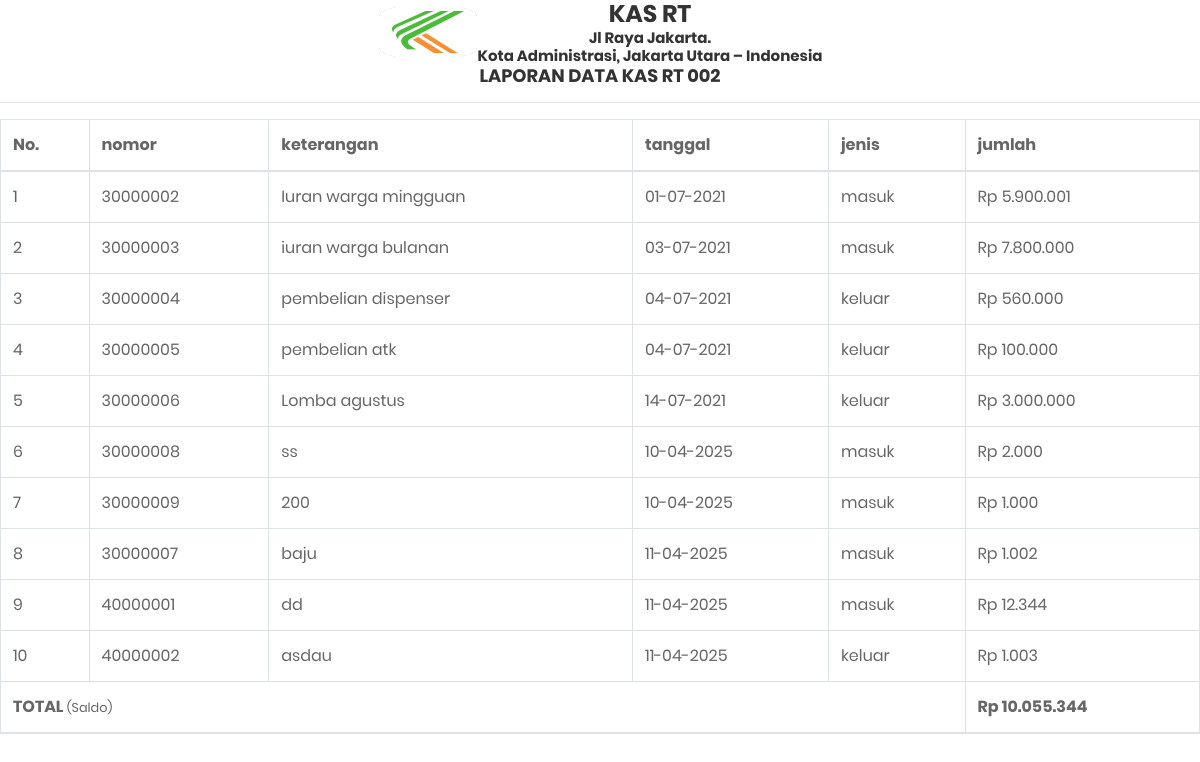
Screenshot of /index.php/kasp/lapKas with the database file from the repository.
### tables this page shows
CREATE TABLE `data_kas` (
  `idKas` int(11) NOT NULL,
  `keterangan` varchar(100) NOT NULL,
  `tanggal` date NOT NULL,
  `jumlah` varchar(50) NOT NULL,
  `jenis` varchar(20) NOT NULL
);

CREATE TABLE `data_kas1` (
  `idKas1` int(11) NOT NULL,
  `keterangan` varchar(100) NOT NULL,
  `tanggal` date NOT NULL,
  `jumlah` varchar(50) NOT NULL,
  `jenis` varchar(20) NOT NULL
);

### application/controllers/KasP.php (called while the page is built, shortened)
<?php
class KasP extends CI_Controller
{
	public function __construct()
	{
		$this->load->model('M_kas');
	}
	public function lapKas()
	{
		$data['judul'] = 'Laporan Data ';
		$data['kas'] = $this->M_kas->getKasGabungan();
		$data['masuk'] = $this->M_kas->TotalGabunganMasuk();
		$data['keluar'] = $this->M_kas->TotalGabunganKeluar();
		$data['konten'] = 'lap_kas';
		$this->load->view('laporan/lap_kas', $data);
	}
}

### index.php (called while the page is built, shortened)
<?php
require_once BASEPATH . 'core/CodeIgniter.php';

### application/models/M_kas.php (called while the page is built, shortened)
<?php
class M_kas extends CI_Model
{
	public function getKasGabungan()
	{
		$kas1 = $this->db->get('data_kas')->result();
		$kas2 = $this->db->get('data_kas1')->result();
		foreach ($kas2 as &$row) {
			$row->idKas = $row->idKas1;
		}
		$gabung = array_merge($kas1, $kas2);
		usort($gabung, function ($a, $b) {
			return strtotime($a->tanggal) - strtotime($b->tanggal);
		});
		return $gabung;
	}
}

### application/helpers/rupiah_helper.php (called while the page is built, shortened)
<?php
if (!function_exists('rupiah')) {
 function rupiah($angka){
 $hasil_rupiah = number_format($angka,0,',','.');
 return $hasil_rupiah;
 }
}

### application/views/laporan/lap_kas.php (the view, shortened to what this page needs)
<!DOCTYPE html>
<html>
<head>
	<link href="<?= base_url(); ?>assets/css/font-face.css" rel="stylesheet" media="all">
	<link href="<?= base_url(); ?>assets/vendor/font-awesome-4.7/css/font-awesome.min.css" rel="stylesheet" media="all">
	<link href="<?= base_url(); ?>assets/vendor/font-awesome-5/css/fontawesome-all.min.css" rel="stylesheet" media="all">
	<link href="<?= base_url(); ?>assets/vendor/mdi-font/css/material-design-iconic-font.min.css" rel="stylesheet" media="all">
	<link href="<?= base_url(); ?>assets/vendor/bootstrap-4.1/bootstrap.min.css" rel="stylesheet" media="all">
	<link href="<?= base_url(); ?>assets/vendor/animsition/animsition.min.css" rel="stylesheet" media="all">
	<link href="<?= base_url(); ?>assets/vendor/bootstrap-progressbar/bootstrap-progressbar-3.3.4.min.css" rel="stylesheet" media="all">
	<link href="<?= base_url(); ?>assets/vendor/wow/animate.css" rel="stylesheet" media="all">
	<link href="<?= base_url(); ?>assets/vendor/css-hamburgers/hamburgers.min.css" rel="stylesheet" media="all">
	<link href="<?= base_url(); ?>assets/vendor/slick/slick.css" rel="stylesheet" media="all">
	<link href="<?= base_url(); ?>assets/vendor/select2/select2.min.css" rel="stylesheet" media="all">
	<link href="<?= base_url(); ?>assets/vendor/perfect-scrollbar/perfect-scrollbar.css" rel="stylesheet" media="all">
	<link href="<?= base_url(); ?>assets/css/theme.css" rel="stylesheet" media="all">
</head>
<body onload="print()">
	<center>
		<table>
			<tr>
				<td>
					<img src="<?= base_url(); ?>assets/icon-home.png" style="width: 100px; height: 50px;">
				</td>
				<td>
					<center>
						<h3>KAS RT</h3>
						<h5>Jl Raya Jakarta.</h5>
						<h5>Kota Administrasi, Jakarta Utara – Indonesia</h5>
					</center>
				</td>
			</tr>
		</table>
		<h4>LAPORAN DATA KAS RT 002</h4>
	</center>
	<hr>
	<table class="table table-bordered">
		<thead>
			<tr>
				<th>No.</th>
				<th>nomor</th>
				<th>keterangan</th>
				<th>tanggal</th>
				<th>jenis</th>
				<th>jumlah</th>
			</tr>
		</thead>
		<tbody>
			<?php
			$no = 1;
			foreach ($kas as $kas) {
			?>
				<tr>
					<td><?= $no++; ?></td>
					<td><?= $kas->idKas; ?></td>
					<td><?= $kas->keterangan; ?></td>
					<td><?= date('d-m-Y', strtotime($kas->tanggal)); ?></td>
					<td><?= $kas->jenis; ?></td>
					<td class="process">Rp <?= rupiah($kas->jumlah); ?></td>
				</tr>
			<?php } ?>
		</tbody>
		<thead>
			<?php
			$saldo = $masuk - $keluar;
			?>
			<tr>
				<th colspan="5" scope="col">TOTAL <small>(Saldo)</small></th>
				<th scope="col">Rp <?= rupiah($saldo); ?></th>
			</tr>
		</thead>
	</table>
</body>
</html>

### rows the page displays
data_kas: idKas "30000002", keterangan "Iuran warga mingguan", tanggal "01-07-2021", jenis "masuk", jumlah "5.900.001"
data_kas: idKas "30000003", keterangan "iuran warga bulanan", tanggal "03-07-2021", jenis "masuk", jumlah "7.800.000"
data_kas: idKas "30000004", keterangan "pembelian dispenser", tanggal "04-07-2021", jenis "keluar", jumlah "560.000"
data_kas: idKas "30000005", keterangan "pembelian atk", tanggal "04-07-2021", jenis "keluar", jumlah "100.000"
data_kas: idKas "30000006", keterangan "Lomba agustus", tanggal "14-07-2021", jenis "keluar", jumlah "3.000.000"
data_kas: idKas "30000008", keterangan "ss", tanggal "10-04-2025", jenis "masuk", jumlah "2.000"
data_kas: idKas "30000009", keterangan "200", tanggal "10-04-2025", jenis "masuk", jumlah "1.000"
data_kas: idKas "30000007", keterangan "baju", tanggal "11-04-2025", jenis "masuk", jumlah "1.002"
data_kas1: idKas1 "40000001", keterangan "dd", tanggal "11-04-2025", jenis "masuk", jumlah "12.344"
data_kas1: idKas1 "40000002", keterangan "asdau", tanggal "11-04-2025", jenis "keluar", jumlah "1.003"

### other values shown
rupiah($saldo) "10.055.344"
